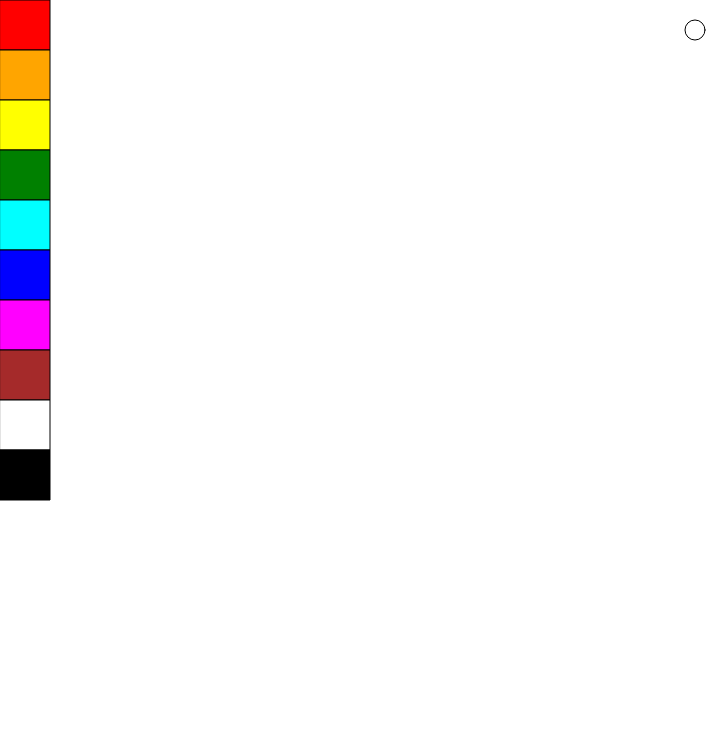
Frame 1 (no input)
Frame 60 (no input): identical to frame 1, image omitted
Frame 120 (the mouse pressed at the canvas centre since frame 60): identical to frame 1, image omitted

The p5.js sketch that drew this single still picture (run headless with seeded random() and noise() and a simulated clock; from frame 60 on, the mouse is pressed at the canvas centre):

// p5.js sketch
// ── sketch.js
let selectedColor;
let colorPallete;
let x;
let y;
let insideX;
let insideY;
let isInColor;
let i;

function setup()
{
    createCanvas(725, 750);

    colorPallete =
    [
        new Color(0, 0, 50, color('red')),
        new Color(0, 50, 50, color('orange')),
        new Color(0, 100, 50, color('yellow')),
        new Color(0, 150, 50, color('green')),
        new Color(0, 200, 50, color('cyan')),
        new Color(0, 250, 50, color('blue')),
        new Color(0, 300, 50, color('magenta')),
        new Color(0, 350, 50, color('brown')),
        new Color(0, 400, 50, color('white')),
        new Color(0, 450, 50, color('black'))
    ];

    selectedColor = color('white');
}

function draw()
{
    background(255);

    for (i = 0; i < colorPallete.length; i++)
    {
        colorPallete[i].draw();
    }

    fill(selectedColor);
    circle(width - 30, 30, 20);
}

function mousePressed()
{
    isInColor = false;

    for (i = 0; i < colorPallete.length; i++)
    {
        if (colorPallete[i].contains(mouseX, mouseY))
        {
            selectedColor = colorPallete[i].fill;
            isInColor = true;
        }
    }
}

class Color
{
    constructor (x, y, diameter, fill)
    {
        this.fill = fill;
        this.x = x;
        this.y = y;
        this.diameter = diameter;
    }

    draw()
    {
        fill(this.fill);
        square(this.x, this.y, this.diameter);
    }

    contains(x, y)
    {
        insideX = x >= this.x && x <= this.x + 50;
        insideY = y >= this.y && y <= this.y + 50;

        return insideX && insideY;
    }
}
